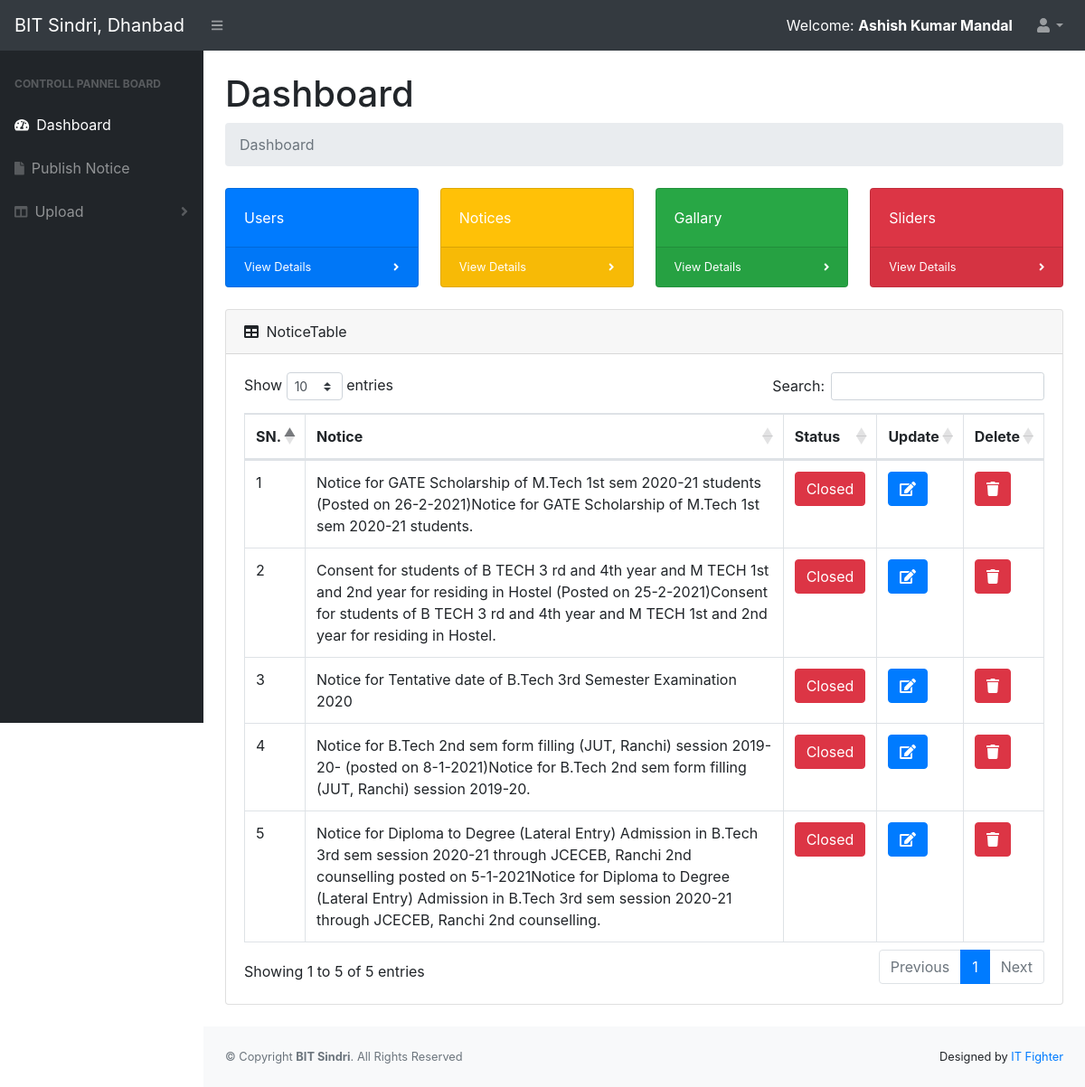
Screenshot of /admin/dashboard.php (signed in) with the database file from the repository.
### tables this page shows
CREATE TABLE `notice` (
  `notice_id` int(11) NOT NULL,
  `msg` varchar(500) NOT NULL,
  `link` varchar(300) DEFAULT NULL,
  `file` varchar(150) DEFAULT NULL,
  `start_date_time` datetime NOT NULL,
  `end_date_time` datetime NOT NULL,
  `usr_id` int(11) NOT NULL,
  `updated` datetime NOT NULL DEFAULT current_timestamp() ON UPDATE current_timestamp(),
  `created` datetime NOT NULL DEFAULT current_timestamp()
);

### admin/dashboard.php (the view, shortened to what this page needs)
<?php include_once('header_admin.php'); ?>
<div id="layoutSidenav_content">
                <main>
                    <div class="container-fluid">
                        <h1 class="mt-4">Dashboard</h1>
                        <ol class="breadcrumb mb-4">
                            <li class="breadcrumb-item active">Dashboard</li>
                        </ol>
                        <div class="row">
                            <div class="col-xl-3 col-md-6">
                                <div class="card bg-primary text-white mb-4">
                                    <div class="card-body">Users</div>
                                    <div class="card-footer d-flex align-items-center justify-content-between">
                                        <a class="small text-white stretched-link" href="#">View Details</a>
                                        <div class="small text-white"><i class="fas fa-angle-right"></i></div>
                                    </div>
                                </div>
                            </div>
                            <div class="col-xl-3 col-md-6">
                                <div class="card bg-warning text-white mb-4">
                                    <div class="card-body">Notices</div>
                                    <div class="card-footer d-flex align-items-center justify-content-between">
                                        <a class="small text-white stretched-link" href="#">View Details</a>
                                        <div class="small text-white"><i class="fas fa-angle-right"></i></div>
                                    </div>
                                </div>
                            </div>
                            <div class="col-xl-3 col-md-6">
                                <div class="card bg-success text-white mb-4">
                                    <div class="card-body">Gallary</div>
                                    <div class="card-footer d-flex align-items-center justify-content-between">
                                        <a class="small text-white stretched-link" href="#">View Details</a>
                                        <div class="small text-white"><i class="fas fa-angle-right"></i></div>
                                    </div>
                                </div>
                            </div>
                            <div class="col-xl-3 col-md-6">
                                <div class="card bg-danger text-white mb-4">
                                    <div class="card-body">Sliders</div>
                                    <div class="card-footer d-flex align-items-center justify-content-between">
                                        <a class="small text-white stretched-link" href="#">View Details</a>
                                        <div class="small text-white"><i class="fas fa-angle-right"></i></div>
                                    </div>
                                </div>
                            </div>
                        </div>
                        <div class="card mb-4">
                            <div class="card-header">
                                <i class="fas fa-table mr-1"></i>
                                NoticeTable
                            </div>
                            <div class="card-body">
                                <div class="table-responsive">
                                    <table class="table table-bordered" id="dataTable" width="100%" cellspacing="0">
                                        <thead>
                                            <tr>
                                                <th>SN.</th>
                                                <th>Notice</th>
                                                <th>Status</th>
                                                <th>Update</th>
                                                <th>Delete</th>
                                            </tr>
                                        </thead>
                                        <tbody>
                                            <?php
                                                $i = 1;
                                                $cdt = date('Y-m-d H:i:s');
                                                $query = mysqli_query($conn, "SELECT * FROM notice ORDER BY notice_id DESC");
                                                while(@$row = mysqli_fetch_array($query)){
                                                  $notice_id = $row['notice_id'];
                                                  $msg = $row['msg'];
                                                  $sdt = $row['start_date_time'];
                                                  $edt = $row['end_date_time'];
                                                  $dcs_days = intval((strtotime($cdt)-strtotime($sdt))/(60*60*24));
                                                  $dce_days = intval((strtotime($cdt)-strtotime($edt))/(60*60*24));
                                            ?>
                                            <tr>
                                                <td><?php echo $i; $i++; ?></td>
                                                <td><?php echo $msg; ?></td>
                                                <?php if($dcs_days < 0){ ?>
                                                    <td><a class="btn btn-warning btn-xs"> Pending </a></td>
                                                <?php }else if($dce_days > 7){ ?>
                                                    <td><a class="btn btn-danger btn-xs"> Closed </a></td>
                                                <?php }else{ ?>
                                                    <td><a class="btn btn-success btn-xs"> Running... </a></td>
                                                <?php } ?>
                                                <td><a href="#" class="btn btn-primary btn-xs"> <i class="fa fa-edit"></i> </a></td>
                                                <td><a onclick='return Confirm();' href="delete_notice.php?id=<?php echo $notice_id; ?>" class="btn btn-danger btn-xs"><i class="fa fa-trash"></i></a></td>
                                            </tr>
                                            <?php } ?>
                                        </tbody>
                                    </table>
                                </div>
                            </div>
                        </div>
                    </div>
                </main>
<?php include_once('footer_admin.php'); ?>

### rows the page displays
notice: msg "Notice for GATE Scholarship of M.Tech 1st sem 2020-21 students (Posted on 26-2-2021)Notice for GATE Scholarship of M.Tech 1st sem 2020-21 students.", shows "Closed"
notice: msg "Consent for students of B TECH 3 rd and 4th year and M TECH 1st and 2nd year for residing in Hostel (Posted on 25-2-2021)Consent for students of B TECH 3 rd and 4th year and M TECH 1st and 2nd year for residing in Hostel.", shows "Closed"
notice: msg "Notice for Tentative date of B.Tech 3rd Semester Examination 2020", shows "Closed"
notice: msg "Notice for B.Tech 2nd sem form filling (JUT, Ranchi) session 2019-20- (posted on 8-1-2021)Notice for B.Tech 2nd sem form filling (JUT, Ranchi) session 2019-20.", shows "Closed"
notice: msg "Notice for Diploma to Degree (Lateral Entry) Admission in B.Tech 3rd sem session 2020-21 through JCECEB, Ranchi 2nd counselling posted on 5-1-2021Notice for Diploma to Degree (Lateral Entry) Admission in B.Tech 3rd sem session 2020-21 through JCECEB, Ranchi 2nd counselling.", shows "Closed"

### other values shown
$_SESSION['session_name'] "Ashish Kumar Mandal"
